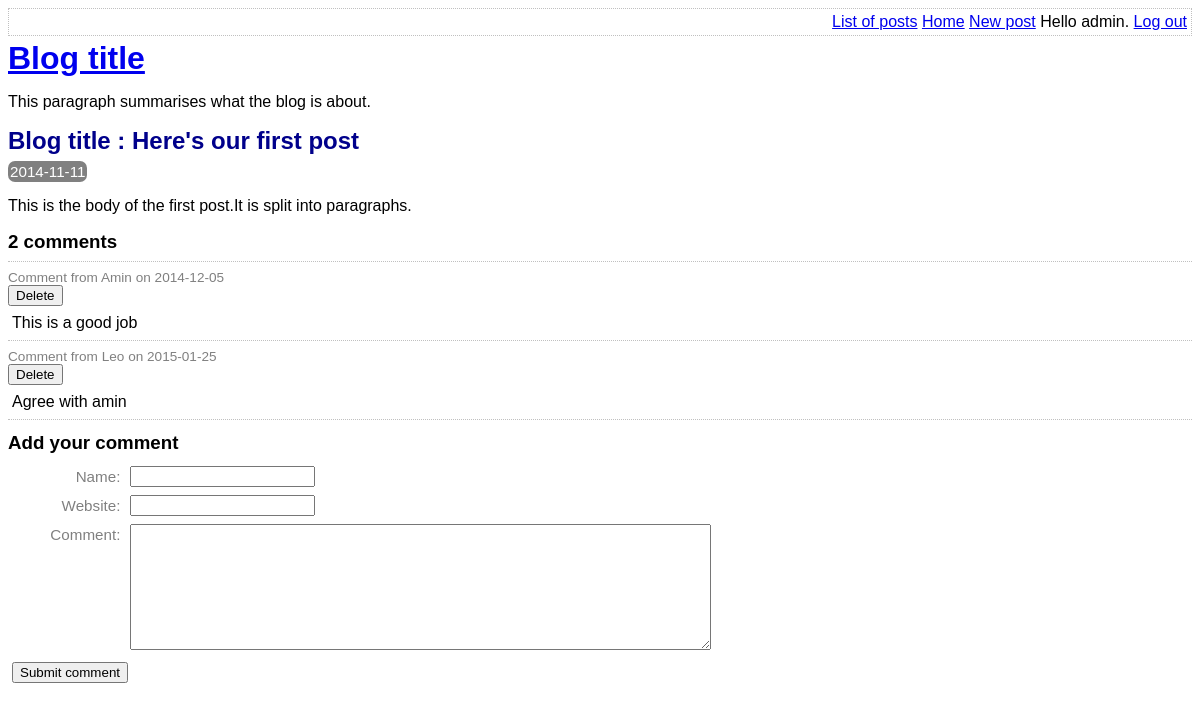
The app's page /view-post.php?id=1 (signed in) with its own data.
### tables this page shows
CREATE TABLE post (
    id int AUTO_INCREMENT,
    title varchar(255) NOT NULL,
    body varchar(255),
    user_id int NOT NULL,
    created_at date,
    updated_at date,
    PRIMARY KEY(id),
    FOREIGN KEY (user_id) REFERENCES user (id)
);

CREATE TABLE comment (
    id int AUTO_INCREMENT,
    post_id int NOT NULL,
    created_at date,
    name varchar(255) NOT NULL,
    website varchar(255),
    text varchar(255) NOT NULL,
    PRIMARY KEY(id),
    FOREIGN KEY (post_id) REFERENCES post (id)
);

### lib/view-post.php (called while the page is built, shortened)
<?php
require_once "common.php";
function getPostRow(mysqli $conn, $id)
{
    $stmt = $conn->prepare(
        'SELECT
            title, created_at, body
        FROM
            post
        WHERE
            id = ?'
    );
    $stmt->bind_param("i", $id);
    $result = $stmt->execute();
    return $stmt->get_result()->fetch_assoc();
}

### view-post.php (the view, shortened to what this page needs)
<?php
require_once "lib/common.php";
require_once "lib/view-post.php";
$msgs = [];
if (!$conn) {
    $conn = getConnectionInst();
}
if (isset($_GET["id"])) {
    $id = $_GET["id"];
} else {
    $id = 0;
}
if ($conn->connect_error) {
    array_push($msgs, $conn->connect_error);
} else {
    $result = getPostRow($conn, $id);
}
?>
<!DOCTYPE html>
<html>
<head>
    <?php require 'templates/head.php' ?>
</head>
<body>
    <?php require "templates/title.php"; ?>
    <div class="post">
        <h2>Blog title : <?php echo htmlEscape($result['title']) ?></h2>
        <p class="date"><?php echo htmlEscape($result['created_at']) ?></p>
        <p><?php echo convertNewlinesToParagraphs($result['body']) ?></p>
    </div>
    <?php require "templates/list-comments.php" ?>
    <?php require "templates/comment-form.php" ?>
</body>
</html>

### lib/common.php (shortened to what this page needs)
<?php
function htmlEscape($html)
{
    return htmlspecialchars($html, ENT_HTML5, 'UTF-8');
}
function getPostComments(mysqli $conn, $id)
{
    $sql = "select * from comment where post_id = ?";
    $stmt = $conn->prepare($sql);
    $stmt->bind_param('i', $id);
    $stmt->execute();
    return $stmt->get_result()->fetch_all(MYSQLI_ASSOC);
}
function convertNewlinesToParagraphs($text)
{
    $escaped = htmlEscape($text);
    return '<p>' . str_replace("\n", "</p><p>", $escaped) . '</p>';
}
function isLoggedIn()
{
    return isset($_SESSION['logged_in_username']);
}

### templates/list-comments.php
<form action="view-post.php?action=delete-comment&amp;id=<?php echo $id ?>&amp;" method="post" class="comment-list">
    <h3><?php echo count(getPostComments($conn, $id)) ?> comments</h3>
    <?php foreach (getPostComments($conn, $id) as $comment) : ?>
        <div class="comment">
            <div class="comment-meta">
                Comment from
                <?php echo htmlEscape($comment['name']) ?>
                on
                <?php echo $comment['created_at'] ?>
            </div>
            <?php if (isLoggedIn()) : ?>
                <input type="submit" name="delete-comment[<?php echo $comment['id'] ?>]" value="Delete" />
            <?php endif ?>
            <div class="comment-body">
                <?php echo convertNewlinesToParagraphs($comment['text']) ?>
            </div>
        </div>
    <?php endforeach ?>
</form>

### assets/main.css (style rules this page uses)
h1, h2, h3 { margin-top: 0; margin-bottom: 8px; }
body { font-family: sans-serif; }
.post-synopsis h2, .post h2 { color: darkblue; }
.post .date, .post-synopsis .meta { color: white; background-color: grey; border-radius: 7px; padding: 2px; display: inline; font-size: 0.95em; }
.comment .comment-meta { font-size: 0.85em; color: grey; border-top: 1px dotted silver; padding-top: 8px; }
.comment-body p { margin: 8px 4px; }
.comment-list { border-bottom: 1px dotted silver; margin-bottom: 12px; }

### records on screen
post: title "Here's our first post", created_at "2014-11-11", body "This is the body of the first post.It is split into paragraphs."
comment: name "Amin", created_at "2014-12-05", text "This is a good job"
comment: name "Leo", created_at "2015-01-25", text "Agree with amin"

### other values on screen
htmlEscape(getAuthUser()) "admin"
count(getPostComments($conn, $id)) "2"
